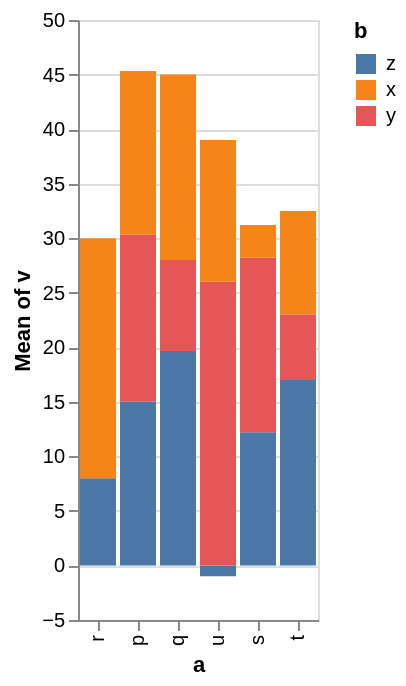

Source (Vega-Lite JSON):
### Vega-Lite specification from a JSON file in a GitHub repository (floating-point values rounded to 4 significant figures)
{"$schema": "https://vega.github.io/schema/vega-lite/v6.json", "data": {"values": [{"a": "u", "b": "z", "v": -1}, {"a": "s", "b": "z", "v": 21}, {"a": "s", "b": "y", "v": 21}, {"a": "p", "b": "y", "v": 21}, {"a": "p", "b": "x", "v": 0}, {"a": "q", "b": "y", "v": 6}, {"a": "p", "b": "y", "v": -1}, {"a": "p", "b": "x", "v": 5}, {"a": "t", "b": "x", "v": 19}, {"a": "t", "b": "x", "v": 0}, {"a": "q", "b": "z", "v": 20}, {"a": "q", "b": "z", "v": 12}, {"a": "r", "b": "z", "v": 19}, {"a": "s", "b": "x", "v": 3}, {"a": "s", "b": "y", "v": 26}, {"a": "s", "b": "y", "v": 1}, {"a": "q", "b": "x", "v": 17}, {"a": "u", "b": "y", "v": 26}, {"a": "u", "b": "x", "v": 29}, {"a": "p", "b": "x", "v": 29}, {"a": "r", "b": "x", "v": 30}, {"a": "p", "b": "z", "v": 15}, {"a": "u", "b": "x", "v": 12}, {"a": "t", "b": "y", "v": 6}, {"a": "r", "b": "x", "v": 30}, {"a": "t", "b": "z", "v": 17}, {"a": "u", "b": "x", "v": 8}, {"a": "q", "b": "y", "v": 10}, {"a": "q", "b": "z", "v": 27}, {"a": "r", "b": "z", "v": -3}, {"a": "p", "b": "y", "v": 26}, {"a": "r", "b": "x", "v": 18}, {"a": "s", "b": "z", "v": 18}, {"a": "r", "b": "x", "v": 10}, {"a": "p", "b": "x", "v": 26}, {"a": "q", "b": "y", "v": 9}, {"a": "s", "b": "z", "v": -4}, {"a": "s", "b": "z", "v": 18}, {"a": "u", "b": "x", "v": 3}, {"a": "s", "b": "z", "v": 8}]}, "mark": "bar", "encoding": {"x": {"field": "a", "type": "nominal", "sort": "-y"}, "y": {"aggregate": "mean", "field": "v"}, "color": {"field": "b", "type": "nominal", "sort": {"op": "median", "field": "v", "order": "descending"}}}}
